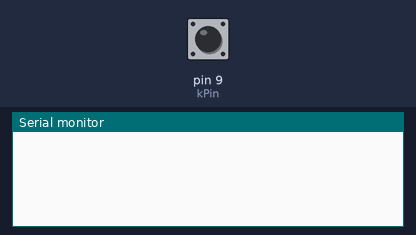
A program run on a simulated Arduino Uno, built with avr-gcc and run on an emulated ATmega328P. Parts: the last lines printed to the serial monitor. The inputs (shaded band) are chosen by the test bench; at power-on: pin 9 (kPin) HIGH.

Above: at 1.2 s.
1.3 s: pin 9 (kPin) pulled LOW for 0.15 s
At 1.43 s:
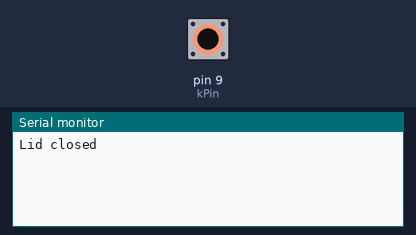
At 2.9 s:
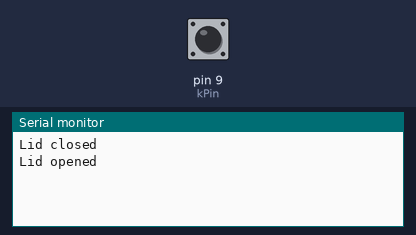

Measured:
- after the input at 1.3 s, the serial monitor: prints a new line at once (image 1)

The program:

main.cpp
```cpp
#include <Arduino.h>

constexpr int kPin = 9;
int last_state;

void setup() {
    // put your setup code here, to run once:
    Serial.begin(115200);
    pinMode(kPin, INPUT_PULLUP);
    last_state = digitalRead(kPin);
}

void loop() {
    // put your main code here, to run repeatedly:
    int state = digitalRead(kPin);
    if (last_state != state)
        if (state == HIGH)
            Serial.println("Lid opened");
        else
            Serial.println("Lid closed");
    last_state = state;
    delay(10);
}
```
